Frame 1 (no input): blank canvas, image omitted
Frame 60 (the mouse pressed at the canvas centre just before this capture): blank canvas, image omitted
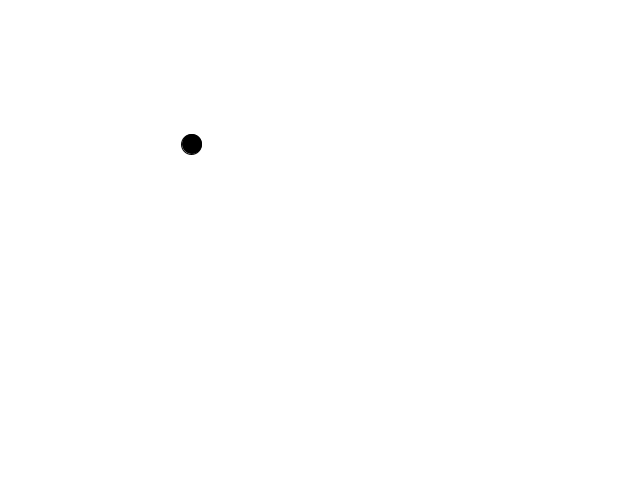
Frame 120 (the mouse held since frame 60 and released just before this capture)

The Processing sketch whose frames 1 and 60 were blank and that drew this single picture after the mouse press (run headless with seeded random() and noise(); from frame 60 on, the mouse is pressed at the canvas centre):

// Processing sketch: GitTest
// ── GitTest.pde
PVector pos; 
PVector vel;
PVector dir;

void setup() {
  background(255);
  size (640, 480);
  pos = new PVector (0, 0);
  vel = new PVector (0, 0);
  dir = new PVector (1, 1);
}

void draw() {
  background(255);

  vel.x = dir.x * mouseX/100;
  vel.y = dir.y * mouseY/100;

  if (pos.x >= width)
  {
    dir.x = -1;
  } else if (pos.x <= 0)
  { 
    dir.x = 1;
  }

  if (pos.y >= height)
  {
    dir.y = -1;
  } else if (pos.y <= 0)
  {
    dir.y = 1;
  }

  pos.x += vel.x;
  pos.y += vel.y;

  fill (0);
  ellipse(pos.x, pos.y, 20, 20);
}
